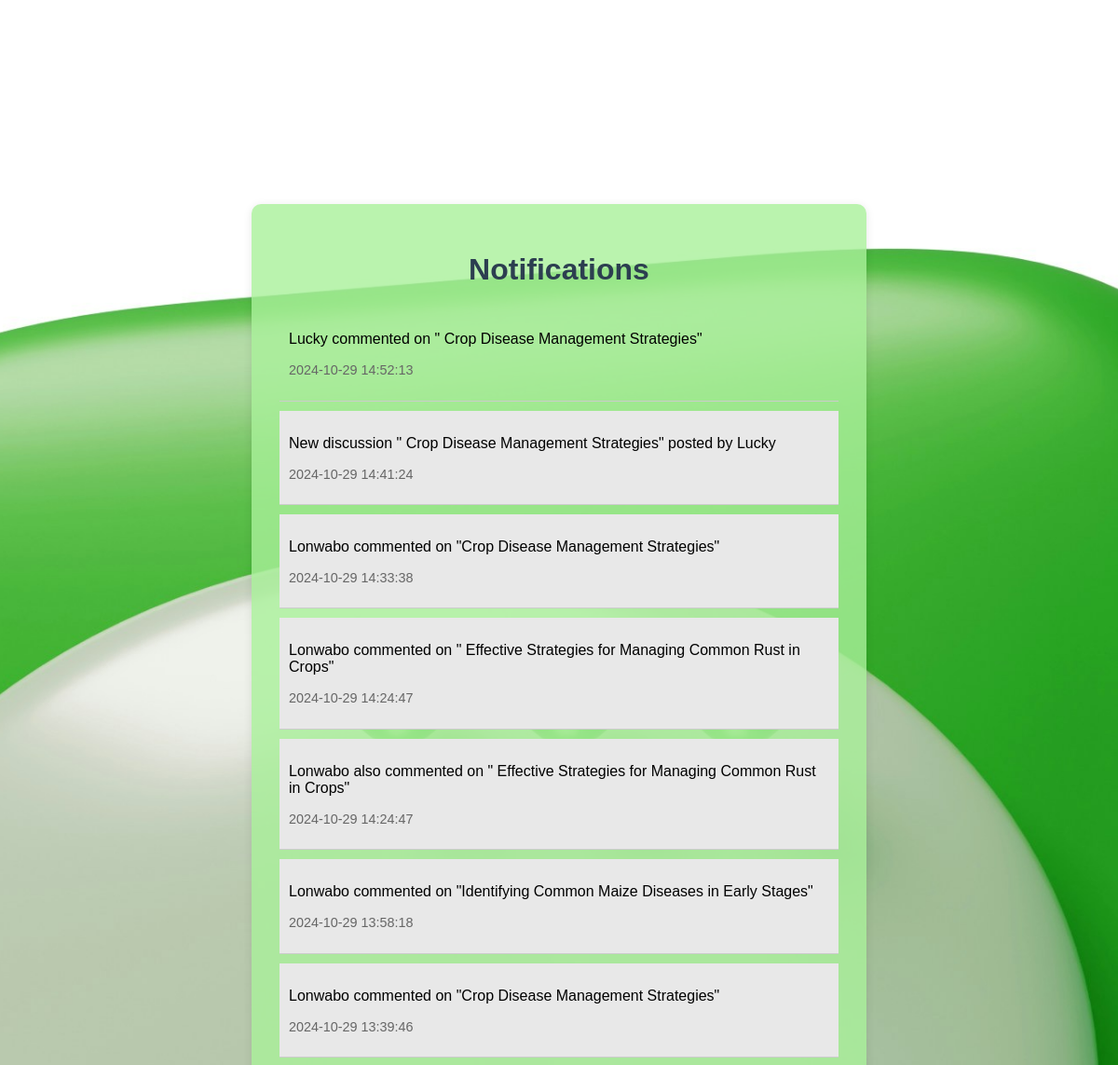
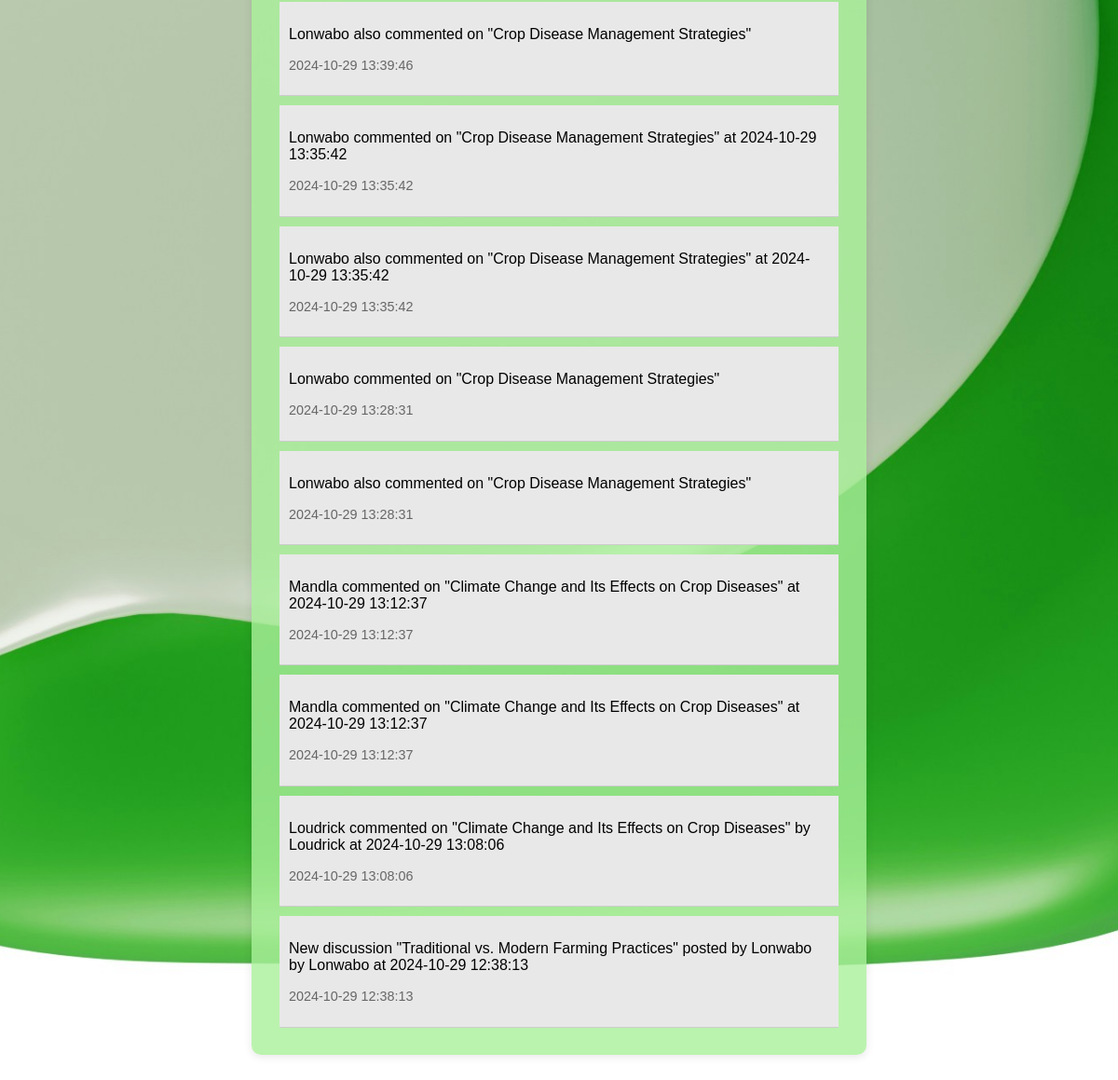
The app's page /notifications (signed in) with its own data (2 pictures, top to bottom).
### tables this page shows
CREATE TABLE notifications (
    id INTEGER PRIMARY KEY AUTOINCREMENT,
    user_id INTEGER,
    message TEXT,
    timestamp DATETIME DEFAULT CURRENT_TIMESTAMP,
    read INTEGER DEFAULT 0,
    discussion_id INTEGER,
    FOREIGN KEY(user_id) REFERENCES users(id)
);

### app.py (the view)
@app.route('/notifications')
def notifications():
    if 'user_id' in session:
        user_id = session['user_id']
        db = get_db()
        db.execute('UPDATE notifications SET read = 1 WHERE user_id = ? AND read = 0', (user_id,))
        db.commit()
        notifications = db.execute('SELECT * FROM notifications WHERE user_id = ? ORDER BY timestamp DESC', (user_id,)).fetchall()
        unread_count = get_unread_notifications_count(user_id)
        return render_template('notifications.html', notifications=notifications, unread_count=unread_count)
    else:
        flash('You need to be logged in to view notifications.', 'danger')
        return redirect(url_for('login'))

### app.py (called while the page is built)
def get_db():
    db = getattr(g, '_database', None)
    if db is None:
        db = g._database = sqlite3.connect(DATABASE)
        db.row_factory = sqlite3.Row
    return db

@app.teardown_appcontext
def close_connection(exception):
    db = getattr(g, '_database', None)
    if db is not None:
        db.close()

@app.before_request
def load_logged_in_user():
    user_id = session.get('user_id')
    if user_id is None:
        g.user = None
    else:
        g.user = get_db().execute('SELECT * FROM users WHERE id = ?', (user_id,)).fetchone()

def get_unread_notifications_count(user_id):
    db = get_db()
    count = db.execute('SELECT COUNT(*) FROM notifications WHERE user_id = ? AND read = 0', (user_id,)).fetchone()[0]
    return count

### templates/notifications.html (shortened to what this page needs)
<!DOCTYPE html>
<html lang="en">
<head>
</head>
<body>
    <div class="container">
        <h1>Notifications</h1>
        {% for notification in notifications %}
        <div class="notification {{ 'unread' if not notification.read else 'read' }}">
            <p>{{ notification.message }}</p>
            <p class="timestamp">{{ notification.timestamp }}</p>
        </div>
    {% endfor %}
    </div>
</body>
</html>

### templates/notifications.html (style rules this page uses)
body { font-family: Arial, sans-serif; background-color: #f4f4f4; background-image: url('/static/alert.jpg'); background-size: cover; background-position: center; background-repeat: no-repeat; display: flex; flex-direction: column; justify-content: center; align-items: center; min-height: 100vh; margin: 0; }
.container { background-color: rgba(169, 241, 154, 0.8); padding: 30px; border-radius: 10px; box-shadow: 0 2px 10px rgba(0, 0, 0, 0.1); width: 90%; max-width: 600px; overflow-y: auto; max-height: 80vh; }
h1 { color: #2c3e50; text-align: center; }
.notification { padding: 10px; margin-bottom: 10px; border-bottom: 1px solid #ccc; }
.notification.read { background-color: #e8e8e8; }
.timestamp { font-size: 0.9em; color: #666; }

### records on screen
notifications: message "Lucky commented on \" Crop Disease Management Strategies\"", timestamp "2024-10-29 14:52:13"
notifications: message "New discussion \" Crop Disease Management Strategies\" posted by Lucky", timestamp "2024-10-29 14:41:24"
notifications: message "Lonwabo commented on \"Crop Disease Management Strategies\"", timestamp "2024-10-29 14:33:38"
notifications: message "Lonwabo commented on \" Effective Strategies for Managing Common Rust in Crops\"", timestamp "2024-10-29 14:24:47"
notifications: message "Lonwabo also commented on \" Effective Strategies for Managing Common Rust in Crops\"", timestamp "2024-10-29 14:24:47"
notifications: message "Lonwabo commented on \"Identifying Common Maize Diseases in Early Stages\"", timestamp "2024-10-29 13:58:18"
notifications: message "Lonwabo commented on \"Crop Disease Management Strategies\"", timestamp "2024-10-29 13:39:46"
notifications: message "Lonwabo also commented on \"Crop Disease Management Strategies\"", timestamp "2024-10-29 13:39:46"
notifications: message "Lonwabo commented on \"Crop Disease Management Strategies\" at 2024-10-29 13:35:42", timestamp "2024-10-29 13:35:42"
notifications: message "Lonwabo also commented on \"Crop Disease Management Strategies\" at 2024-10-29 13:35:42", timestamp "2024-10-29 13:35:42"
notifications: message "Lonwabo commented on \"Crop Disease Management Strategies\"", timestamp "2024-10-29 13:28:31"
notifications: message "Lonwabo also commented on \"Crop Disease Management Strategies\"", timestamp "2024-10-29 13:28:31"
notifications: message "Mandla commented on \"Climate Change and Its Effects on Crop Diseases\" at 2024-10-29 13:12:37", timestamp "2024-10-29 13:12:37"
notifications: message "Mandla commented on \"Climate Change and Its Effects on Crop Diseases\" at 2024-10-29 13:12:37", timestamp "2024-10-29 13:12:37"
notifications: message "Loudrick commented on \"Climate Change and Its Effects on Crop Diseases\" by Loudrick at 2024-10-29 13:08:06", timestamp "2024-10-29 13:08:06"
notifications: message "New discussion \"Traditional vs. Modern Farming Practices\" posted by Lonwabo by Lonwabo at 2024-10-29 12:38:13", timestamp "2024-10-29 12:38:13"
